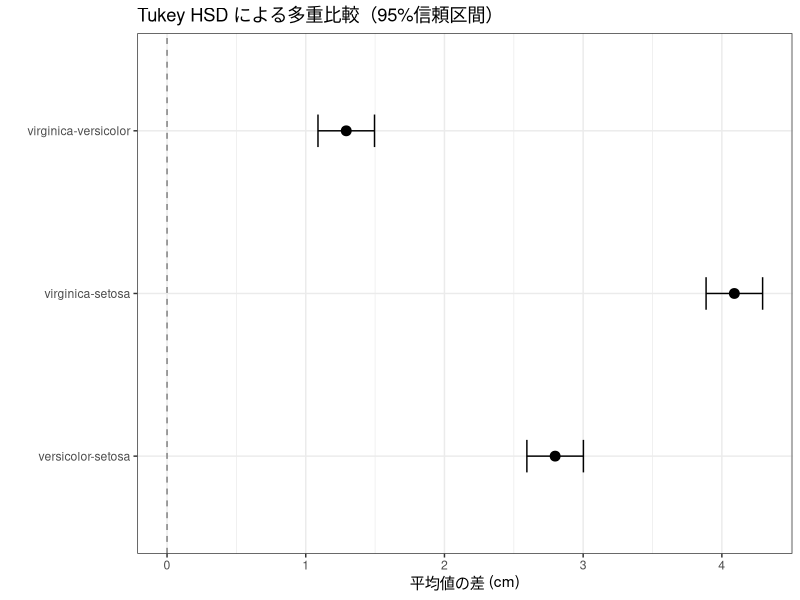
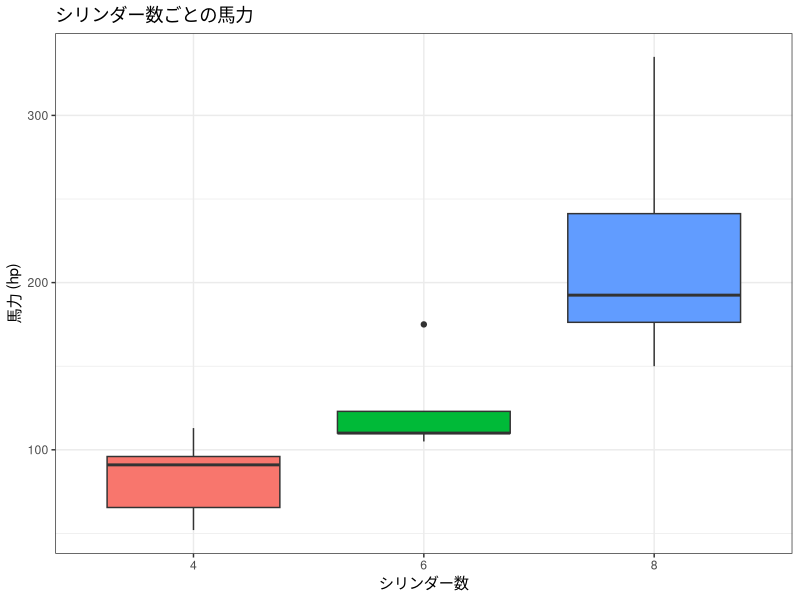
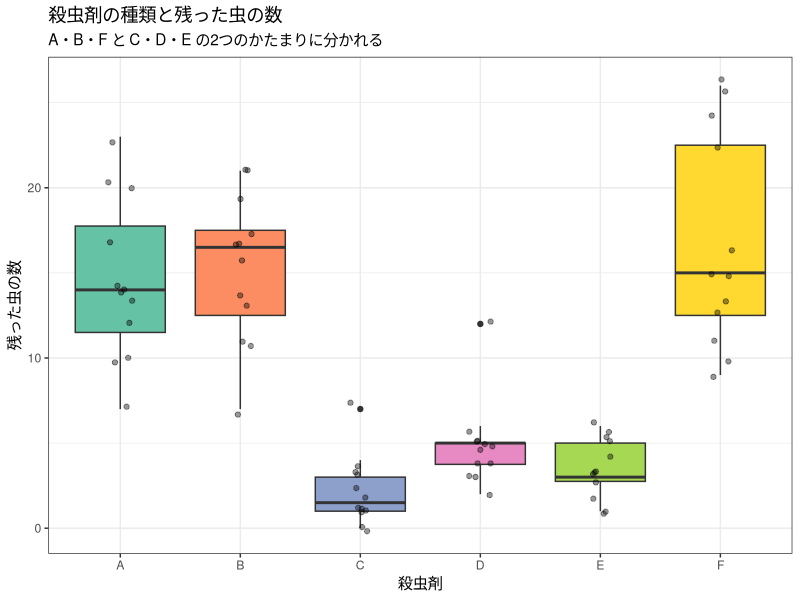

Here is the R script that generated these plots, in order:
# ============================================================
# 行動計量学（行動科学分析法入門）
# 第14回　多重比較と分析結果のまとめ方　演習1〜3　模範解答
#
# 使い方：全選択（Ctrl + A）→ Ctrl + Enter（Macは Cmd + A → Cmd + Enter）
# ============================================================

library(tidyverse)


# ------------------------------------------------------------
# 演習1：多重比較の実行
# ------------------------------------------------------------

result <- aov(Petal.Length ~ Species, data = iris)
TukeyHSD(result)

#                         diff     lwr     upr  p adj
#   versicolor-setosa    2.798  2.5942  3.0018      0
#   virginica-setosa     4.090  3.8862  4.2938      0
#   virginica-versicolor 1.292  1.0882  1.4958      0
#
# 3組すべてで有意差があります。
# p adj が 0 と表示されていますが，本当にゼロなのではなく，
# 表示できる桁より小さいという意味です。報告は p < .001 とします。
#
# 信頼区間（lwr〜upr）はどれも0をまたいでいません。これが「有意」と同じことです。
# 差の大きさは virginica-setosa が最大（4.09 cm），
# virginica-versicolor が最小（1.29 cm）です。
#
# p adj の「adj」は，3回繰り返し比較することで有意になりやすくなる分を
# 調整済みという意味です。t検定を3回繰り返してはいけません。


# ------------------------------------------------------------
# 演習2：視覚化（信頼区間のプロット）
# ------------------------------------------------------------

# tukey_df は5節で作った変数です。演習1から始めた場合は，次の2行で作り直します。
tukey_df <- as.data.frame(TukeyHSD(result)$Species)
tukey_df$comparison <- rownames(tukey_df)

tukey_df

ggplot(tukey_df, aes(x = diff, y = comparison)) +
  geom_vline(xintercept = 0, linetype = "dashed", color = "grey50") +
  geom_point(size = 3) +
  geom_errorbarh(aes(xmin = lwr, xmax = upr), height = 0.2) +
  labs(title = "Tukey HSD による多重比較（95%信頼区間）",
       x = "平均値の差 (cm)", y = "") +
  theme_bw()

# 破線（0）をまたいでいる区間がなければ，全組に有意差があるということです。
# 点が差の大きさ，横棒がその信頼区間です。
# 数表より，どの差がどれくらい大きいかが一目でわかります。


# ------------------------------------------------------------
# 演習3：総合レポート（mtcars：シリンダー数と馬力）
# ------------------------------------------------------------

# cyl は 4・6・8 という数値の列なので，先に因子へ変換します。
# これを忘れると自由度1の回帰になり，TukeyHSD() がエラーになります。
mtcars2 <- mtcars |> mutate(cyl_f = factor(cyl))

# 1. 記述統計
mtcars2 |>
  group_by(cyl_f) |>
  summarise(n = n(), mean = mean(hp), sd = sd(hp))
#   4気筒  n = 11   M =  82.64   SD = 20.93
#   6気筒  n =  7   M = 122.29   SD = 24.26
#   8気筒  n = 14   M = 209.21   SD = 50.98

# 2. 箱ひげ図
ggplot(mtcars2, aes(x = cyl_f, y = hp, fill = cyl_f)) +
  geom_boxplot() +
  labs(title = "シリンダー数ごとの馬力", x = "シリンダー数", y = "馬力 (hp)") +
  theme_bw() +
  theme(legend.position = "none")

# 3. 一元配置分散分析
result2 <- aov(hp ~ cyl_f, data = mtcars2)
summary(result2)
#              Df Sum Sq Mean Sq F value   Pr(>F)
#   cyl_f       2 104031   52015   36.18 1.32e-08 ***
#   Residuals  29  41696    1438
#
# Df が 2 になっていることを確認してください。1 なら factor() を忘れています。

# 4. Tukey HSD
TukeyHSD(result2)
#          diff     lwr      upr    p adj
#   6-4  39.65   -5.63    84.93   .0949   ← 有意ではない
#   8-4 126.58   88.85   164.31   <.001
#   8-6  86.93   43.58   130.28   <.001
#
# 3組のうち 6気筒-4気筒 だけ有意になりません（p = .095）。
# 信頼区間 [-5.63, 84.93] が0をまたいでいることからも分かります。
# 各群の n が 11・7・14 と異なるので，Tukey–Kramer法が使われています。

# 5. 効果量 η²
ss2 <- anova(result2)[["Sum Sq"]]
ss2[1] / sum(ss2)
#   0.7139

# 6. 結果の記述
#
#   シリンダー数による馬力の違いを検討するため，一元配置分散分析を行った。
#   記述統計は，4気筒が M = 82.64, SD = 20.93 (n = 11)，
#   6気筒が M = 122.29, SD = 24.26 (n = 7)，
#   8気筒が M = 209.21, SD = 50.98 (n = 14) であった。
#   分散分析の結果，シリンダー数の主効果が有意であった，
#   F(2, 29) = 36.18, p < .001, η² = .71。
#   Tukey–Kramer法による多重比較の結果，8気筒は4気筒（差 = 126.58, p < .001）
#   および6気筒（差 = 86.93, p < .001）より有意に馬力が大きかった。
#   一方，6気筒と4気筒の差（39.65）は有意ではなかった（p = .095）。
#
# この演習の狙いは「すべて有意」ではない結果をどう書くかです。
#   ・有意でなかった組も必ず書きます。省くと結果を選んで報告したことになります
#   ・「差がなかった」とは書きません。「有意ではなかった」と書きます。
#     6気筒のnは7しかなく，差を検出する力が弱いだけかもしれないからです
#   ・SDが 20.93 / 24.26 / 50.98 と大きく違う点にも触れると，なお丁寧です


# ------------------------------------------------------------
# 演習4（発展）：自分の関心のあるデータで多重比較
# ------------------------------------------------------------

# 選んだデータによって答えが変わるので、唯一の正解はありません。
# ここでは第13回の演習5と同じ InsectSprays（6種類の殺虫剤、各12区画）を
# 続けて使った場合を示します。6群なので比較は15組になります。

glimpse(InsectSprays)


# 1. 分散分析（TukeyHSD には aov() の結果を渡します）
result_anova <- aov(count ~ spray, data = InsectSprays)
summary(result_anova)
# F = 34.702、df = 5, 66、p < 2e-16


# 2. 多重比較
result_tukey <- TukeyHSD(result_anova)
result_tukey


# 3. 比較の組数と、有意だった組
tukey_df <- as.data.frame(result_tukey$spray)
nrow(tukey_df)                       # 15組
sum(tukey_df$`p adj` <  .05)         # 9組が有意
sum(tukey_df$`p adj` >= .05)         # 6組は有意でない

# 有意でなかった6組
tukey_df[tukey_df$`p adj` >= .05, ]
#        diff     lwr    upr  p adj
# B-A  0.8333 -3.8661 5.5327 0.9952
# F-A  2.1667 -2.5327 6.8661 0.7542
# F-B  1.3333 -3.3661 6.0327 0.9603
# D-C  2.8333 -1.8661 7.5327 0.4921
# E-C  1.4167 -3.2827 6.1161 0.9489
# E-D -1.4167 -6.1161 3.2827 0.9489


# 4. 図にする
ggplot(InsectSprays, aes(x = spray, y = count, fill = spray)) +
  geom_boxplot() +
  geom_jitter(width = 0.1, alpha = 0.4) +
  scale_fill_brewer(palette = "Set2") +
  labs(title = "殺虫剤の種類と残った虫の数",
       subtitle = "A・B・F と C・D・E の2つのかたまりに分かれる",
       x = "殺虫剤", y = "残った虫の数") +
  theme_bw() +
  theme(legend.position = "none")


# 問1：何群で、比較は何組か
#      6群なので 6 × 5 ÷ 2 = 15組です。
#      TukeyHSD() の出力も15行でした。
#
#      有意でなかった6組を見ると、きれいな構造が見えます。
#      A・B・F どうし（3組）と、C・D・E どうし（3組）です。
#      つまり「効かない3つ」と「効く3つ」の2つのかたまりがあり、
#      かたまりの中では差が無く、かたまりをまたぐと差がある、という形です。
#      「どれか1つが突出している」のではありません。


# 問2：t検定を15回繰り返していたら
1 - 0.95^15      # 0.5367
#      約54%の確率で、どれか1つは間違って有意になります。
#      コイン投げと変わりません。
#      今回9組が有意でしたが、調整せずに15回検定していたら、
#      そのうちいくつが本物か分からなくなります。
#
#      TukeyHSD() の p adj は、この15回ぶんを織り込んだ値です。
#      だから調整前より大きめ（厳しめ）に出ます。


# 問3：p adj が 0.05 を超えたペアの信頼区間
#      例として B-A を見ます。
#      diff = 0.833、95%CI = [-3.866, 5.533]、p adj = 0.995
#
#      この区間は 0 を含んでいます。つまり
#      「AとBの差は0かもしれない」と言えます。
#      ただし同時に「Bのほうが5.5多いかもしれない」とも言っています。
#      区間が広いのは、各群12区画しかないからです。
#
#      「差が無い」のではなく「差があるとしても、この件数では
#      どちらに何ポイント違うか決められない」という状態です。
